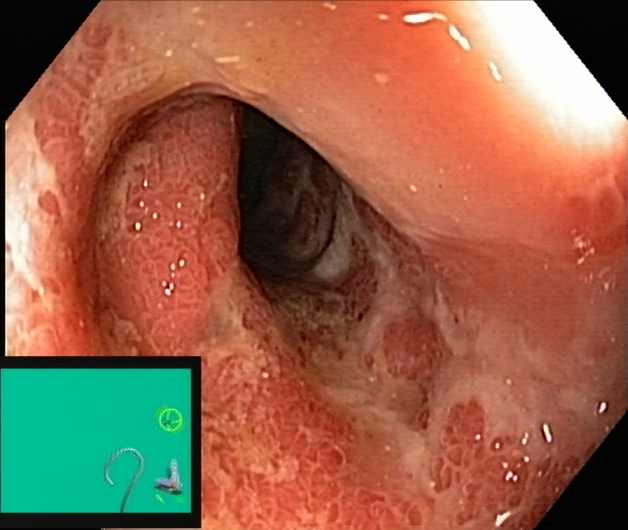
#> input picture results/figure4_scorecam/panels/14_ulcerative-colitis-severe/5e47f553-3909-448d-b6d2-09de59cfebf1.jpg, 628 x 530 px; its folder holds 2 pictures in this run
$ python make_scorecam_figure.py
#> lines starting #> are read from the running program, lines starting #| are printed output that depends on the picture
import os
import glob
import matplotlib
matplotlib.use("Agg")
import matplotlib.pyplot as plt
import matplotlib.image as mpimg

# Folder with one sub-folder per class, each holding <img>.jpg and score_cam_<img>.jpg
ROOT = os.path.join(os.path.dirname(os.path.abspath(__file__)), "..", "results", "figure4_scorecam", "panels")
OUT_DIR = os.path.join(ROOT, "..")

# Collect subdirs in sorted order
subdirs = sorted([
    d for d in os.listdir(ROOT)
    if os.path.isdir(os.path.join(ROOT, d))
])

raw_images, scorecam_images, labels = [], [], []

for subdir in subdirs:
    subdir_path = os.path.join(ROOT, subdir)
    all_jpgs = glob.glob(os.path.join(subdir_path, "*.jpg"))

    score_cam = [p for p in all_jpgs if os.path.basename(p).startswith("score_cam_")]
    raw = [p for p in all_jpgs if not os.path.basename(p).startswith("score_cam_")]

    assert len(raw) == 1 and len(score_cam) == 1, \
        f"Expected exactly 1 raw and 1 score-cam image in {subdir}"

    raw_images.append(raw[0])
    scorecam_images.append(score_cam[0])

    # Format label: strip leading index, keep dataset folder name as-is
    label = subdir.split("_", 1)[-1]
    labels.append(label)

# ── Figure layout ─────────────────────────────────────────────────────────────
N = len(subdirs)

# Size each cell to the image aspect ratio so imshow fills it without letterboxing.
_s = mpimg.imread(raw_images[0])
#> _s is the input picture: shape (530, 628, 3); mean R, G, B 149.9, 98, 74.5
_aspect = _s.shape[0] / _s.shape[1]  # height / width

CELL_W = 3.2
FIG_W  = N * CELL_W
CELL_H = CELL_W * _aspect
#> CELL_H = 2.7
CBAR_H = 0.25   # inches reserved for the colorbar strip
FIG_H  = 2 * CELL_H + 0.8 + CBAR_H  # +0.8" titles/labels, +CBAR_H for scale meter
#> FIG_H = 6.45

# Equal absolute gap: wspace × W_ax = hspace × H_ax
WSPACE = 0.04
HSPACE = WSPACE * CELL_W / CELL_H
#> HSPACE = 0.0474

fig, axes = plt.subplots(
    2, N,
    figsize=(FIG_W, FIG_H),
    gridspec_kw={"hspace": HSPACE, "wspace": WSPACE},
)

row_labels = ["Original", "Score-CAM"]

for col, (raw_path, sc_path, label) in enumerate(
    zip(raw_images, scorecam_images, labels)
):
    for row, img_path in enumerate([raw_path, sc_path]):
        ax = axes[row, col]
        img = mpimg.imread(img_path)
        ax.imshow(img)
        ax.set_xticks([])
        ax.set_yticks([])
        for spine in ax.spines.values():
            spine.set_visible(False)

        # Column title on top row
        if row == 0:
            ax.set_title(label, fontsize=12, fontweight="bold", pad=8)

# Row labels on the left column
for row, rl in enumerate(row_labels):
    axes[row, 0].set_ylabel(
        rl, fontsize=14, fontweight="bold",
        rotation=90, labelpad=10, va="center"
    )
#> this loop made 2 passes
#> (row, rl) on passes 1 to 2: (0, 'Original'), (1, 'Score-CAM')

# ── Activation scale meter (colorbar) ─────────────────────────────────────────
# Score-CAM overlays use the jet colormap; 0 = no activation, 1 = peak activation.
# The colorbar is placed below the grid as a shared horizontal scale for all columns.
sm = plt.cm.ScalarMappable(
    cmap="jet",
    norm=plt.Normalize(vmin=0, vmax=1),
)
sm.set_array([])

# Shrink the colorbar to 60 % of figure width and center it
cbar = fig.colorbar(
    sm,
    ax=axes,
    orientation="horizontal",
    fraction=0.02,
    pad=0.04,
    shrink=0.60,
    aspect=40,
)
cbar.set_label("Activation Score (Score-CAM)", fontsize=13, labelpad=6)
cbar.set_ticks([0, 0.25, 0.5, 0.75, 1.0])
cbar.set_ticklabels(["Low", "", "Medium", "", "High"], fontsize=12)

out_png = os.path.join(OUT_DIR, "scorecam_figure.png")
out_pdf = os.path.join(OUT_DIR, "scorecam_figure.pdf")

fig.savefig(out_png, dpi=300, bbox_inches="tight", facecolor="white")
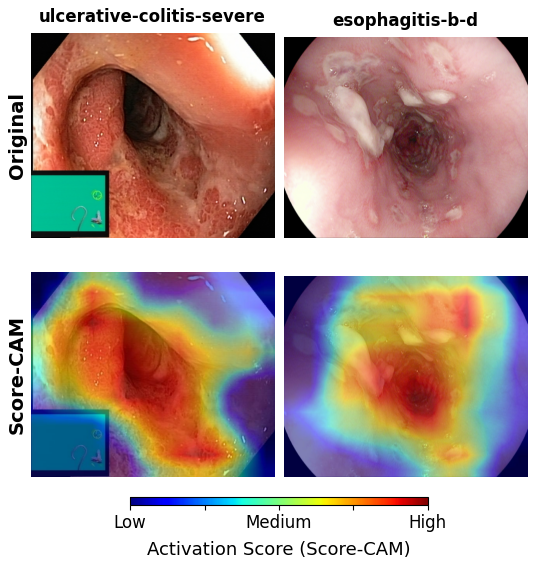
#> figure drawn by matplotlib, 5 panels
fig.savefig(out_pdf, bbox_inches="tight", facecolor="white")
plt.close(fig)

print(f"Saved:\n  {out_png}\n  {out_pdf}")
